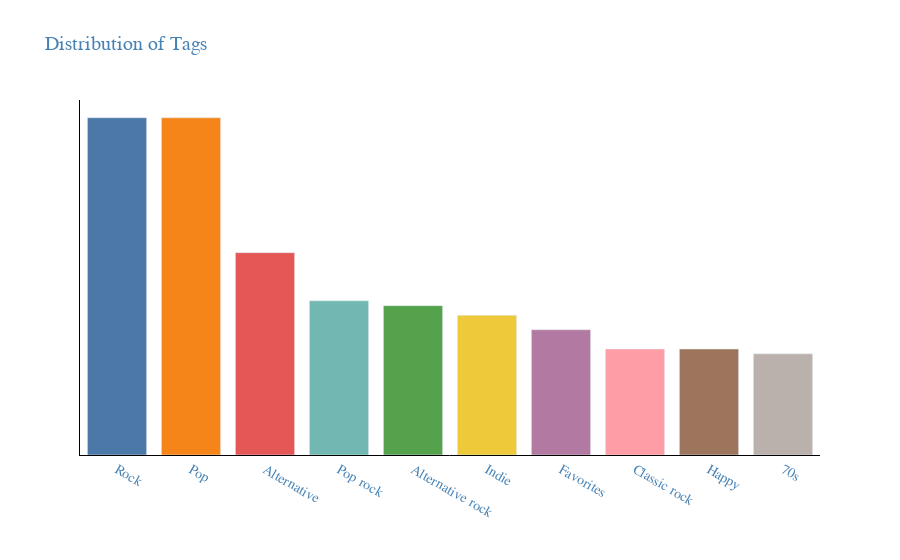

Notebook code cell kept with this figure:
### Code cell
names = list(s.capitalize() for s in taglist.keys())[:10]
counts = list(taglist.values())[:10]

fig = px.bar(x=names, y=counts,
             title='Distribution of Tags', 
             labels={'y': '', 'x':''}, 
             color = names, color_discrete_sequence = px.colors.qualitative.T10)
fig.update_layout(plot_bgcolor='rgba(0,0,0,0)', showlegend=False)
fig.update_yaxes(ticks='', showticklabels=False, showgrid=False)
fig.update_xaxes(showline=True, linewidth=1, linecolor='black')
fig.update_yaxes(showline=True, linewidth=1, linecolor='black')
fig.update_layout(font=dict(size=14, family="Arial Black", color="SteelBlue"))
fig.update_traces(hovertemplate='%{x} appears %{y} times!<extra></extra>')
fig.show()

### Figure 1 — Plotly figure (JSON) as saved in the notebook; plotly's stock layout.template omitted (floating-point values rounded to 4 significant figures)
{"data": [{"alignmentgroup": "True", "hovertemplate": "%{x} appears %{y} times!<extra></extra>", "legendgroup": "Rock", "marker": {"color": "#4C78A8", "pattern": {"shape": ""}}, "name": "Rock", "offsetgroup": "Rock", "orientation": "v", "showlegend": true, "textposition": "auto", "type": "bar", "x": ["Rock"], "xaxis": "x", "y": [70], "yaxis": "y"}, {"alignmentgroup": "True", "hovertemplate": "%{x} appears %{y} times!<extra></extra>", "legendgroup": "Pop", "marker": {"color": "#F58518", "pattern": {"shape": ""}}, "name": "Pop", "offsetgroup": "Pop", "orientation": "v", "showlegend": true, "textposition": "auto", "type": "bar", "x": ["Pop"], "xaxis": "x", "y": [70], "yaxis": "y"}, {"alignmentgroup": "True", "hovertemplate": "%{x} appears %{y} times!<extra></extra>", "legendgroup": "Alternative", "marker": {"color": "#E45756", "pattern": {"shape": ""}}, "name": "Alternative", "offsetgroup": "Alternative", "orientation": "v", "showlegend": true, "textposition": "auto", "type": "bar", "x": ["Alternative"], "xaxis": "x", "y": [42], "yaxis": "y"}, {"alignmentgroup": "True", "hovertemplate": "%{x} appears %{y} times!<extra></extra>", "legendgroup": "Pop rock", "marker": {"color": "#72B7B2", "pattern": {"shape": ""}}, "name": "Pop rock", "offsetgroup": "Pop rock", "orientation": "v", "showlegend": true, "textposition": "auto", "type": "bar", "x": ["Pop rock"], "xaxis": "x", "y": [32], "yaxis": "y"}, {"alignmentgroup": "True", "hovertemplate": "%{x} appears %{y} times!<extra></extra>", "legendgroup": "Alternative rock", "marker": {"color": "#54A24B", "pattern": {"shape": ""}}, "name": "Alternative rock", "offsetgroup": "Alternative rock", "orientation": "v", "showlegend": true, "textposition": "auto", "type": "bar", "x": ["Alternative rock"], "xaxis": "x", "y": [31], "yaxis": "y"}, {"alignmentgroup": "True", "hovertemplate": "%{x} appears %{y} times!<extra></extra>", "legendgroup": "Indie", "marker": {"color": "#EECA3B", "pattern": {"shape": ""}}, "name": "Indie", "offsetgroup": "Indie", "orientation": "v", "showlegend": true, "textposition": "auto", "type": "bar", "x": ["Indie"], "xaxis": "x", "y": [29], "yaxis": "y"}, {"alignmentgroup": "True", "hovertemplate": "%{x} appears %{y} times!<extra></extra>", "legendgroup": "Favorites", "marker": {"color": "#B279A2", "pattern": {"shape": ""}}, "name": "Favorites", "offsetgroup": "Favorites", "orientation": "v", "showlegend": true, "textposition": "auto", "type": "bar", "x": ["Favorites"], "xaxis": "x", "y": [26], "yaxis": "y"}, {"alignmentgroup": "True", "hovertemplate": "%{x} appears %{y} times!<extra></extra>", "legendgroup": "Classic rock", "marker": {"color": "#FF9DA6", "pattern": {"shape": ""}}, "name": "Classic rock", "offsetgroup": "Classic rock", "orientation": "v", "showlegend": true, "textposition": "auto", "type": "bar", "x": ["Classic rock"], "xaxis": "x", "y": [22], "yaxis": "y"}, {"alignmentgroup": "True", "hovertemplate": "%{x} appears %{y} times!<extra></extra>", "legendgroup": "Happy", "marker": {"color": "#9D755D", "pattern": {"shape": ""}}, "name": "Happy", "offsetgroup": "Happy", "orientation": "v", "showlegend": true, "textposition": "auto", "type": "bar", "x": ["Happy"], "xaxis": "x", "y": [22], "yaxis": "y"}, {"alignmentgroup": "True", "hovertemplate": "%{x} appears %{y} times!<extra></extra>", "legendgroup": "70s", "marker": {"color": "#BAB0AC", "pattern": {"shape": ""}}, "name": "70s", "offsetgroup": "70s", "orientation": "v", "showlegend": true, "textposition": "auto", "type": "bar", "x": ["70s"], "xaxis": "x", "y": [21], "yaxis": "y"}], "layout": {"autosize": true, "barmode": "relative", "font": {"color": "SteelBlue", "family": "Arial Black", "size": 14}, "legend": {"title": {"text": "color"}, "tracegroupgap": 0}, "plot_bgcolor": "rgba(0, 0, 0, 0)", "showlegend": false, "title": {"text": "Distribution of Tags"}, "xaxis": {"anchor": "y", "autorange": true, "domain": [0, 1], "linecolor": "black", "linewidth": 1, "range": [-0.5, 9.5], "showline": true, "title": {"text": ""}, "type": "category"}, "yaxis": {"anchor": "x", "autorange": true, "domain": [0, 1], "linecolor": "black", "linewidth": 1, "range": [0, 73.68], "showgrid": false, "showline": true, "showticklabels": false, "ticks": "", "title": {"text": ""}, "type": "linear"}}}
